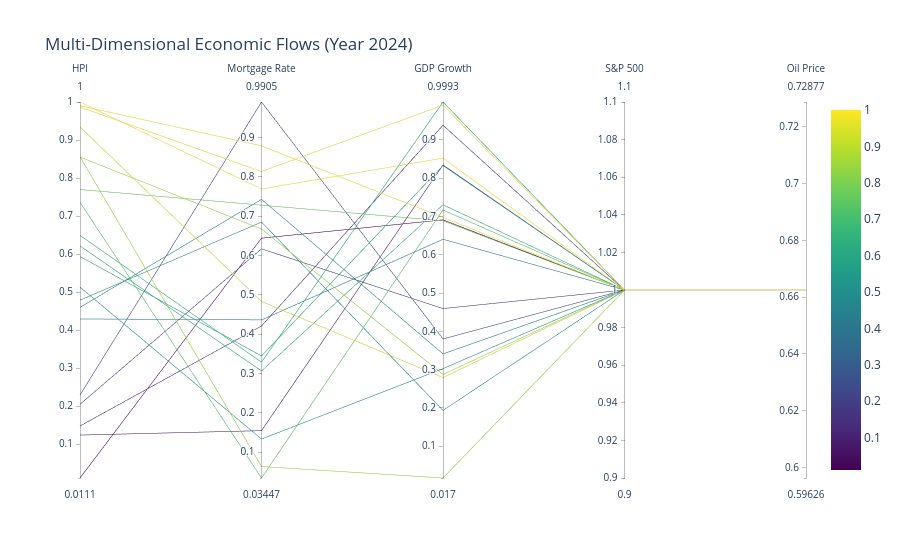

Here is the notebook cell this chart was saved with:
### Code cell
# We select a few key pillars for 2024
df_2024 = df_scaled[df_scaled['Year'] == 2024]

fig = go.Figure(data=
    go.Parcoords(
        line=dict(color=df_2024['House Price Index'], colorscale='Viridis', showscale=True),
        dimensions=list([
            dict(label='HPI', values=df_2024['House Price Index']),
            dict(label='Mortgage Rate', values=df_2024['Mortgage Rate (%)']),
            dict(label='GDP Growth', values=df_2024['GDP Growth (%)']),
            dict(label='S&P 500', values=df_2024['SP500_Close']),
            dict(label='Oil Price', values=df_2024['Crude_Oil_Price'])
        ])
    )
)

fig.update_layout(title="Multi-Dimensional Economic Flows (Year 2024)")
fig.show()

### Figure 1 — Plotly figure (JSON) as saved in the notebook; plotly's stock layout.template omitted (floating-point values rounded to 4 significant figures)
{"data": [{"dimensions": [{"label": "HPI", "values": [0.5936, 0.2294, 0.01113, 0.8551, 0.9868, 0.8559, 0.1479, 1.0, 0.7699, 0.4788, 0.9343, 0.5131, 0.4598, 0.1241, 0.205, 0.6491, 0.4295, 0.7362, 0.9903, 0.6214]}, {"label": "Mortgage Rate", "values": [0.3449, 0.9905, 0.6443, 0.6675, 0.8137, 0.06367, 0.421, 0.7695, 0.7282, 0.6852, 0.4834, 0.1335, 0.7429, 0.1548, 0.6171, 0.3289, 0.4365, 0.03447, 0.879, 0.3066]}, {"label": "GDP Growth", "values": [0.8333, 0.3802, 0.6915, 0.2877, 0.991, 0.01699, 0.9386, 0.8526, 0.6889, 0.1936, 0.2793, 0.3027, 0.3413, 0.8348, 0.4596, 0.9993, 0.6406, 0.7172, 0.6976, 0.7307]}, {"label": "S&P 500", "values": [1.0, 1.0, 1.0, 1.0, 1.0, 1.0, 1.0, 1.0, 1.0, 1.0, 1.0, 1.0, 1.0, 1.0, 1.0, 1.0, 1.0, 1.0, 1.0, 1.0]}, {"label": "Oil Price", "values": [0.6625, 0.6625, 0.6625, 0.6625, 0.6625, 0.6625, 0.6625, 0.6625, 0.6625, 0.6625, 0.6625, 0.6625, 0.6625, 0.6625, 0.6625, 0.6625, 0.6625, 0.6625, 0.6625, 0.6625]}], "line": {"color": [0.5936, 0.2294, 0.01113, 0.8551, 0.9868, 0.8559, 0.1479, 1.0, 0.7699, 0.4788, 0.9343, 0.5131, 0.4598, 0.1241, 0.205, 0.6491, 0.4295, 0.7362, 0.9903, 0.6214], "colorscale": [[0, "#440154"], [0.1111, "#482878"], [0.2222, "#3e4989"], [0.3333, "#31688e"], [0.4444, "#26828e"], [0.5556, "#1f9e89"], [0.6667, "#35b779"], [0.7778, "#6ece58"], [0.8889, "#b5de2b"], [1, "#fde725"]], "showscale": true}, "type": "parcoords"}], "layout": {"title": {"text": "Multi-Dimensional Economic Flows (Year 2024)"}}}
